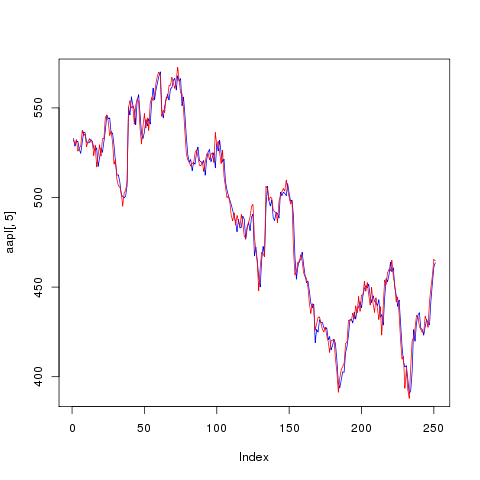

This chart was generated by the following R code:
library(ggplot2)

require(devEMF)
emf('aapl2.emf')

aapl <- read.csv("http://www.google.com/finance/historical?q=NASDAQ:AAPL&authuser=0&output=csv ", sep=",", header=1)

#print(aapl)
#print(aapl.google)
print(aapl[, 5])

#write.csv(aapl, file = "appl.csv")
#write.table(aapl, file = "appl.tab")

#axis = (2, aapl[2])
#plot(aapl[,1], aapl[,5], type = "l", col="red")
plot(aapl[,5], type = "l", col="blue")
lines(aapl[,2], type = "l", col="red")
#plot(aapl[,5], type = "l", col="red")
#plot(aapl[5], header = TRUE, col="blue")
#plot(aapl[2], aapl[3,6], header = TRUE)
#plot(aapl[2], aapl[3,6])

# simple example
#x <- c(1,3,6,9,12)
#y <- c(1.5,2,7,8,15)
#plot(x,y, pch=15, col="blue")

# Example 2. Draw a plot, set a bunch of parameters.
#plot(x,y, xlab="x axis", ylab="y axis", main="my plot", ylim=c(0,20), xlim=c(0,20), pch=15, col="blue")
# fit a line to the points
#myline.fit <- lm(y ~ x)

# get information about the fit
#summary(myline.fit)

# draw the fit line on the plot
#abline(myline.fit)

# add some more points to the graph
#x2 <- c(0.5, 3, 5, 8, 12)
#y2 <- c(0.8, 1, 2, 4, 6)

#points(x2, y2, pch=16, col="green")

# header = TRUE ignores the first line, check.names = FALSE allows '+' in 'C++'
#benchmark <- read.table("", header = TRUE, row.names = "vwnd", check.names = FALSE)

# 't()' is matrix tranposition, 'beside = TRUE' separates the benchmarks, 'heat' provides nice colors
#barplot(t(as.matrix(benchmark)), beside = TRUE, col = heat.colors(6))
#barplot(t(as.matrix(benchmark)), beside = TRUE, col = heat.colors(6), xlab = "TIME (DAY)", ylab = "STOCK PRICE")

# 'cex' stands for 'character expansion', 'bty' for 'box type' (we don't want borders)
#legend("topright", names(benchmark), cex = 0.9, bty = "n", fill = heat.colors(6))
